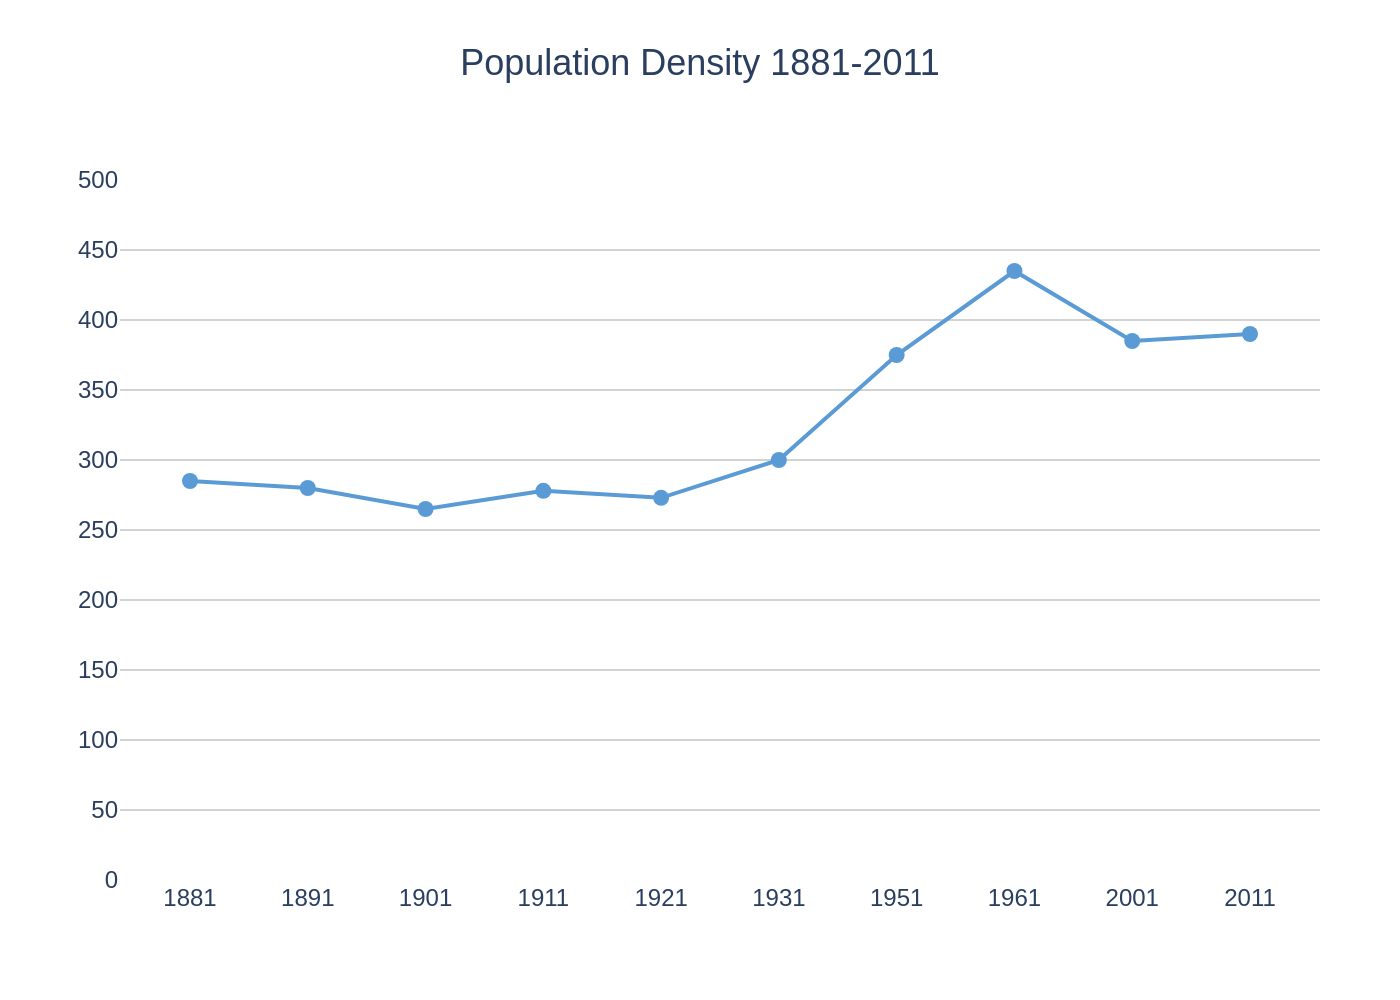

Write the Python code that produced this figure.
import sys
import json
import os
import plotly.graph_objects as go

# Check for command-line argument
if len(sys.argv) != 2:
    print("Usage: python generate_chart.py <json_file_path>")
    sys.exit(1)

json_path = sys.argv[1]

# Read data from the specified JSON file
try:
    with open(json_path, 'r', encoding='utf-8') as f:
        chart_info = json.load(f)
except FileNotFoundError:
    print(f"Error: JSON file not found at '{json_path}'")
    sys.exit(1)
except json.JSONDecodeError:
    print(f"Error: Could not decode JSON from '{json_path}'")
    sys.exit(1)

# Extract data for plotting
chart_data = chart_info.get('chart_data', [])
texts = chart_info.get('texts', {})
colors = chart_info.get('colors', [])

# Create figure
fig = go.Figure()

# Add traces
for i, series in enumerate(chart_data):
    fig.add_trace(go.Scatter(
        x=series.get('x'),
        y=series.get('y'),
        mode='lines+markers',
        name=series.get('name', ''),
        line=dict(color=colors[i % len(colors)]),
        marker=dict(color=colors[i % len(colors)], size=8)
    ))

# Combine title and subtitle
title_text = texts.get('title', '')
if texts.get('subtitle'):
    title_text += f"<br><sub>{texts.get('subtitle')}</sub>"

# Update layout
fig.update_layout(
    title=dict(
        text=title_text,
        x=0.5,
        xanchor='center',
        y=0.95,
        yanchor='top',
        font=dict(size=18)
    ),
    xaxis=dict(
        title_text=texts.get('x_axis_title'),
        showgrid=False,
        type='category' 
    ),
    yaxis=dict(
        title_text=texts.get('y_axis_title'),
        showgrid=True,
        gridcolor='lightgrey',
        range=[0, 500],
        dtick=50
    ),
    font=dict(
        family="Arial",
        size=12
    ),
    showlegend=False,
    plot_bgcolor='white',
    margin=dict(l=60, r=40, t=90, b=60)
)

# Determine output filename and save the image
base_filename = os.path.splitext(json_path)[0]
output_filename = f"{base_filename}.png"
fig.write_image(output_filename, scale=2)

print(f"Chart saved to {output_filename}")
